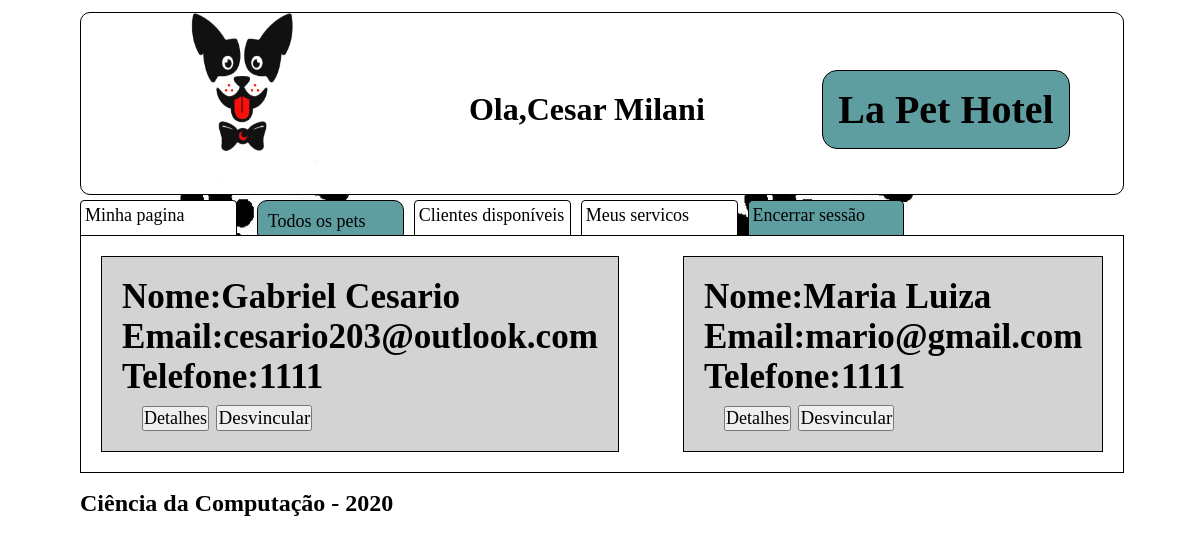
Page /monitor/ (signed in) on the earlier database version.
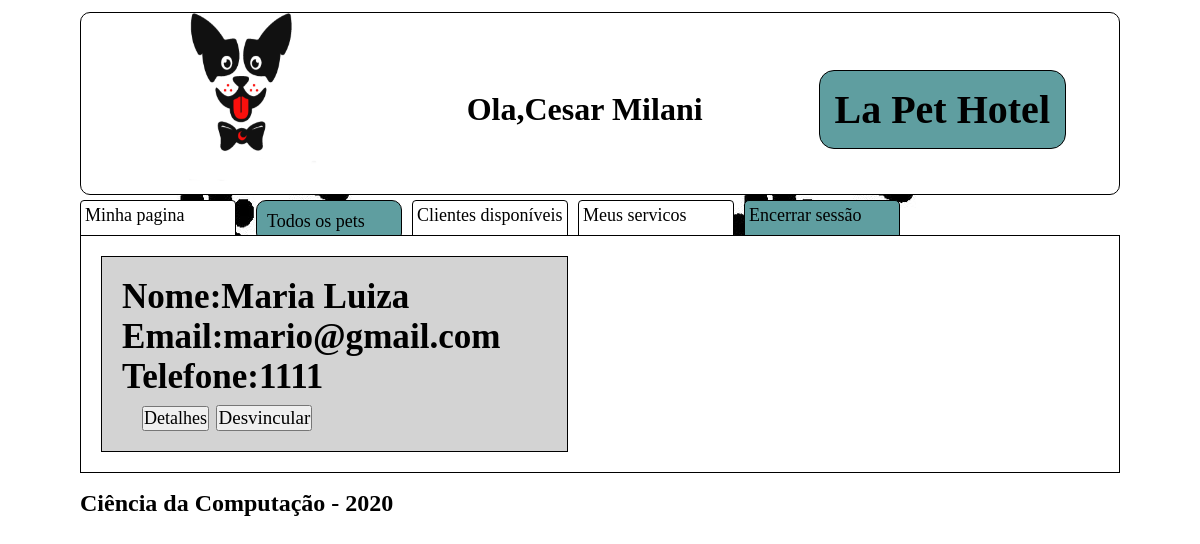
Same page on the later database version.
### cliente/models.py (models this page shows, shortened)
class Pessoa(models.Model):
    _CPF = models.CharField(max_length=16, blank=False,null=False, default=0)
    _nome = models.CharField("Nome",max_length=100,blank=False,null=False)
    _email = models.EmailField("E-Mail",max_length=200,blank=True, null=False, unique=True)
    _tel = models.CharField("Telefone",max_length=20,blank=True,null=True)
    user = models.OneToOneField(User, verbose_name="Usuario",on_delete=models.CASCADE, null=True)
    class Meta:
        abstract = True
    @property
    def nome(self):
        return self._nome
    @property
    def CPF(self):
        return self._CPF
    @property
    def email(self):
        return self._email
    @property
    def tel(self):
        return self._tel

class Cliente(Pessoa):
    monitor_escolhido = models.ForeignKey(Monitor, verbose_name="Monitor responsável", on_delete=models.CASCADE, null=True,blank=True)
    class Meta:
        verbose_name = 'cliente'
        verbose_name_plural = 'clientes'

### cliente/views.py (the view)
# urls.py: path('monitor/', views.monitor),
@login_required(login_url='/login/')
def monitor(request):#Metodo para renderizar o login do tipo monitor mostrando a lista dos clientes atrelados ao monitor
    monitor = Monitor.objects.get(user = request.user)
    cliente = Cliente.objects.filter(monitor_escolhido = monitor)
    pet = Pet.objects.filter(dono = cliente)
    return render(request, 'monitor.html',{'cliente':cliente,'monitor':monitor,'pet':pet})

### cliente/templates/monitor.html
{%load static%}<!DOCTYPE html><html lang="en"><head><meta charset="UTF-8"><meta name="viewport" content="width=device-width,initial-scale=1"><link rel="stylesheet" type="text/css" href="{% static 'assets/css/monitor.css' %}"><title>Ola,{{monitor.nome}}</title></head><body><div class="header"><img class="logo" src="{% static 'assets/imgs/logo.png' %}" alt="My image"><h1 class="user">Ola,{{monitor.nome}}</h1><h1 class="title">La Pet Hotel</h1></div><div class="nav"><ul class="nav-1"><li class="cadastro"><a href="/todos-pets/">Todos os pets</a></li><li class="minha-pagina"><a href="/monitor/{{monitor.id}}">Minha pagina</a></li><li class="novo-cliente"><a href="/rel_cliente">Clientes disponíveis</a></li><li class="meus-servicos"><a href="/monitor/servicos/{{monitor.id}}">Meus servicos</a></li><li class="logout"><a href="/logout/">Encerrar sessão</a></li></ul></div><div class="conteudo">{%if cliente%} {%for clientes in cliente%}<div class="pet"><h3>Nome:{{clientes.nome}}</h3><h3>Email:{{clientes.email}}</h3><h3>Telefone:{{clientes.tel}}</h3><div class="botoes"><button class=""><a href="/meu-cliente/{{clientes.id}}">Detalhes</a></button> <button id="myBtn">Desvincular</button><div id="myModal" class="modal"><div class="modal-content"><span class="close">&times;</span><p class="change">Tem certeza que deseja desvincular este cliente?</p><a class="redirect" href="/monitor/leave_cliente/{{clientes.id}}"><button class="delete">Deletar</button></a></div></div></div></div>{%endfor%} {%else%}<h1>Você não possui nenhum cliente</h1>{%endif%}</div><div class="footer"><footer><h2>Ciência da Computação - 2020</h2></footer></div><script src="{%static 'assets/js/monitor.js'%}"></script></body></html>

Differences in the rows shown:
no longer on this page (row edited): Cliente: nome "Gabriel Cesario", email "cesario203@outlook.com", tel "1111"
